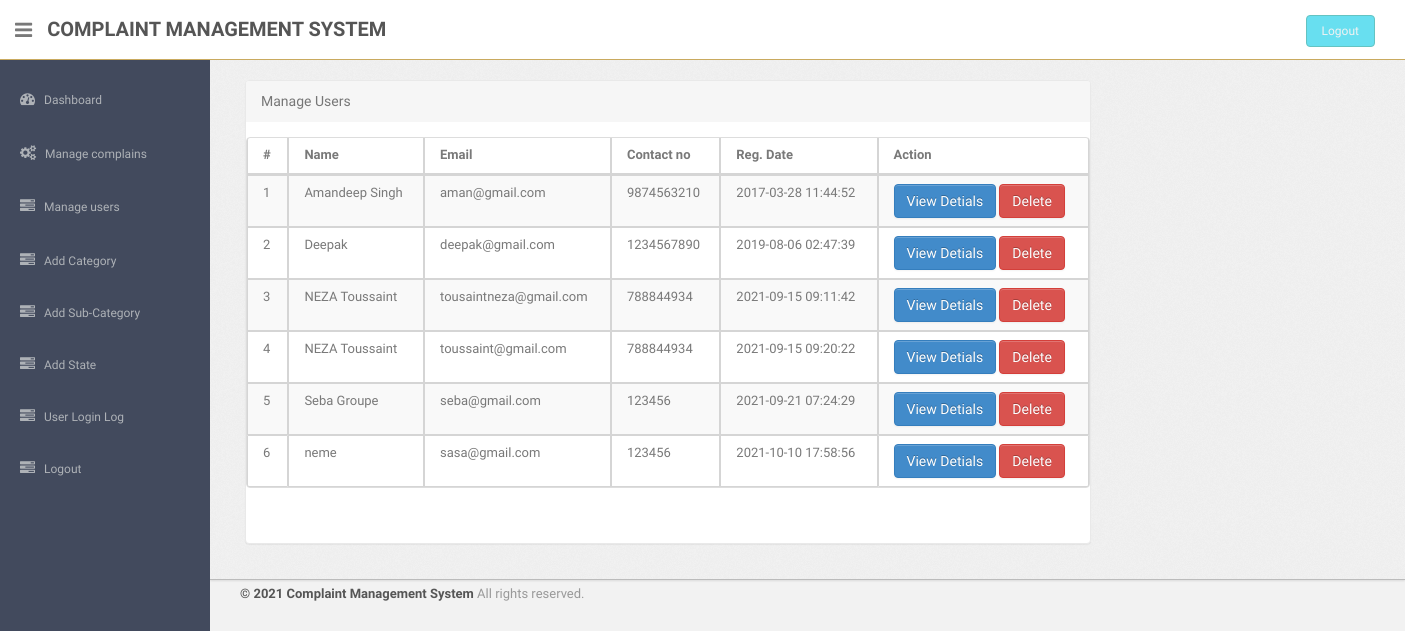
The page /admin/manage-users.php (signed in) on the database its author committed.
### tables this page shows
CREATE TABLE `users` (
  `id` int(11) NOT NULL,
  `fullName` varchar(255) DEFAULT NULL,
  `userEmail` varchar(255) DEFAULT NULL,
  `password` varchar(255) DEFAULT NULL,
  `contactNo` bigint(11) DEFAULT NULL,
  `address` tinytext DEFAULT NULL,
  `State` varchar(255) DEFAULT NULL,
  `country` varchar(255) DEFAULT NULL,
  `pincode` int(6) DEFAULT NULL,
  `userImage` varchar(255) DEFAULT NULL,
  `regDate` timestamp NOT NULL DEFAULT current_timestamp(),
  `updationDate` timestamp NULL DEFAULT '0000-00-00 00:00:00' ON UPDATE current_timestamp(),
  `status` int(1) DEFAULT NULL
);

### admin/manage-users.php (the view, shortened to what this page needs)
<?php
include('include/config.php');
if(strlen($_SESSION['alogin'])==0)
	{
header('location:index.php');
}
else{
?>
<!DOCTYPE html>
<html lang="en">
<head>
	<link type="text/css" href="bootstrap/css/bootstrap.min.css" rel="stylesheet">
	<link type="text/css" href="bootstrap/css/bootstrap-responsive.min.css" rel="stylesheet">
	<link type="text/css" href="css/theme.css" rel="stylesheet">
	<link type="text/css" href="images/icons/css/font-awesome.css" rel="stylesheet">
    <link href="assets/css/bootstrap.css" rel="stylesheet">
    <link href="assets/font-awesome/css/font-awesome.css" rel="stylesheet" />
    <link rel="stylesheet" type="text/css" href="assets/css/zabuto_calendar.css">
    <link rel="stylesheet" type="text/css" href="assets/js/gritter/css/jquery.gritter.css" />
    <link rel="stylesheet" type="text/css" href="assets/lineicons/style.css">
    <link href="assets/css/style.css" rel="stylesheet">
    <link href="assets/css/style-responsive.css" rel="stylesheet">
</head>
<body>
	<section id="container" >
<?php include('include/header.php');?>
<?php include('include/admin_sidebar.php');?>
	<section id="main-content">
          <section class="wrapper">
			<div class="row">
			<div class="col-lg-9 main-chart">
					<div class="content" style="margin-left: 20px;">
	<div class="module">
							<div class="module-head">
								<h3>Manage Users</h3>
							</div>
							<div class="module-body table">
								<table cellpadding="0" cellspacing="0" border="0" class="datatable-1 table table-bordered table-striped	 display" width="100%">
									<thead>
										<tr>
											<th>#</th>
											<th> Name</th>
											<th>Email </th>
											<th>Contact no</th>
											<th>Reg. Date </th>
											<th>Action</th>
										</tr>
									</thead>
									<tbody>
<?php $query=mysqli_query($con,"select * from users");
$cnt=1;
while($row=mysqli_fetch_array($query))
{
?>
										<tr>
											<td><?php echo htmlentities($cnt);?></td>
											<td><?php echo htmlentities($row['fullName']);?></td>
											<td><?php echo htmlentities($row['userEmail']);?></td>
											<td> <?php echo htmlentities($row['contactNo']);?></td>
											<td><?php echo htmlentities($row['regDate']);?></td>
<td><a href="javascript:void(0);" onClick="popUpWindow('userprofile.php?uid=<?php echo htmlentities($row['id']);?>');" title="View Details">
<button type="button" class="btn btn-primary">View Detials</button>
											</a>
<a href="manage-users.php?uid=<?php echo htmlentities($row['id']);?>&&action=del" title="Delete" onClick="return confirm('Do you really want to delete ?')">
<button type="button" class="btn btn-danger">Delete</button></a>
										</td>
										<?php $cnt=$cnt+1; } ?>
								</table>
							</div>
						</div>
					</div>
				</div>
			</div>
		</section>
		<?php include('include/footer.php');?>
</body>
<?php } ?>

### admin/css/theme.css (style rules this page uses)
body { font-size: 13px; font-family: 'Open Sans', Arial, sans-serif; background: #fff; color: #777 }
h1, h2, h3, h4, h5, h6 { color: #333; margin-top: 0 }
h3 { font-size: 20px }
.wrapper { background: url(../images/bg.png) #eee; border-bottom: 1px solid #bbb; -webkit-box-shadow: 0 1px 2px rgba(0,0,0,0.1); -moz-box-shadow: 0 1px 2px rgba(0,0,0,0.1); box-shadow: 0 1px 2px rgba(0,0,0,0.1); padding: 30px 0 }
select, textarea, input[type="text"], input[type="password"], input[type="datetime"], input[type="datetime-local"], input[type="date"], input[type="month"], input[type="time"], input[type="week"], input[type="number"], input[type="email"], input[type="url"], input[type="search"], input[type="tel"], input[type="color"], .uneditable-input, label, input, button, select, textarea { -webkit-border-radius: 3px; -moz-border-radius: 3px; border-radius: 3px; font-size: 13px; font-family: 'Open Sans', Tahoma, Arial, sans-serif }
.module { background: #fff; -webkit-border-radius: 3px; -moz-border-radius: 3px; border-radius: 3px; border: 1px solid #ccc; border-bottom-color: #bbb; -webkit-box-shadow: 0 0 1px rgba(0,0,0,0.2); -moz-box-shadow: 0 0 1px rgba(0,0,0,0.2); box-shadow: 0 0 1px rgba(0,0,0,0.2); margin-bottom: 30px }
.btn, .btn-box { -webkit-border-radius: 3px; -moz-border-radius: 3px; border-radius: 3px }
.btn { font-size: 13px; font-weight: 600 }
.btn { display: inline-block; margin-bottom: 0; font-weight: 400; text-align: center; vertical-align: middle; cursor: pointer; background-image: none; border: 1px solid transparent; white-space: nowrap; padding: 4px 10px; font-size: 13px; line-height: 1.42857; border-radius: 4px; -webkit-user-select: none; -moz-user-select: none; -ms-user-select: none; user-select: none }
.btn-primary { color: #fff; background-color: #248aaf; border-color: #20799a }
.btn-danger { color: #fff; background-color: #e9422e; border-color: #e52e18 }
.table { margin-bottom: 0 }
.table th, .table td { border-color: #d5d5d5!important }
.table-bordered thead:first-child tr:first-child>th:first-child, .table-bordered tbody:first-child tr:first-child>td:first-child { -webkit-border-top-left-radius: 2px; -moz-border-radius-topleft: 2px; border-top-left-radius: 2px }
.table-bordered thead:first-child tr:first-child>th:last-child, .table-bordered tbody:first-child tr:first-child>td:last-child { -webkit-border-top-right-radius: 2px; -moz-border-radius-topright: 2px; border-top-right-radius: 2px }
.table-bordered thead:last-child tr:last-child>th:first-child, .table-bordered tbody:last-child tr:last-child>td:first-child, .table-bordered tfoot:last-child tr:last-child>td:first-child { -webkit-border-bottom-left-radius: 2px; -moz-border-radius-bottomleft: 2px; border-bottom-left-radius: 2px }
.table-bordered thead:last-child tr:last-child>th:last-child, .table-bordered tbody:last-child tr:last-child>td:last-child, .table-bordered tfoot:last-child tr:last-child>td:last-child { -webkit-border-bottom-right-radius: 2px; -moz-border-radius-bottomright: 2px; border-bottom-right-radius: 2px }
.module { box-shadow: 0 0 3px rgba(0,0,0,.1); border-color: #e9e9e9; margin-bottom: 20px; background-color: #fff; border-radius: 4px; -webkit-box-shadow: 0 1px 1px rgba(0,0,0,.05); box-shadow: 0 1px 1px rgba(0,0,0,.05); }
.module-head { color: #767676; background-color: #f6f6f6; border-color: #e9e9e9; padding: 10px 15px; border-bottom: 1px solid transparent; border-top-right-radius: 3px; border-top-left-radius: 3px; }
.module-head h3 { font-size: 14px; line-height: 20px; height: 20px; margin: 0 }
.module-body { padding: 15px }
.module-body.table { padding: 15px 0 }
.module-body.table .table th, .module-body.table .table td { padding-left: 15px; padding-right: 15px }

### admin/assets/css/style.css (style rules this page uses)
body { color: #797979; background: #f2f2f2; font-family: 'Ruda', sans-serif; padding: 0px !important; margin: 0px !important; font-size:13px; }
a, a:hover, a:focus { text-decoration: none; outline: none; }
#container { width: 100%; height: 100%; }
#main-content { margin-left: 210px; }
.wrapper { display: inline-block; margin-top: 60px; padding-left: 15px; padding-right: 15px; padding-bottom: 15px; padding-top: 0px; width: 100%; }
.main-chart { padding-top: 20px; }

### rows shown on the page
users: fullName "Amandeep Singh", userEmail "aman@gmail.com", contactNo "9874563210", regDate "2017-03-28 11:44:52"
users: fullName "Deepak", userEmail "deepak@gmail.com", contactNo "1234567890", regDate "2019-08-06 02:47:39"
users: fullName "NEZA Toussaint", userEmail "tousaintneza@gmail.com", contactNo "788844934", regDate "2021-09-15 09:11:42"
users: fullName "NEZA Toussaint", userEmail "toussaint@gmail.com", contactNo "788844934", regDate "2021-09-15 09:20:22"
users: fullName "Seba Groupe", userEmail "seba@gmail.com", contactNo "123456", regDate "2021-09-21 07:24:29"
users: fullName "neme", userEmail "sasa@gmail.com", contactNo "123456", regDate "2021-10-10 17:58:56"
